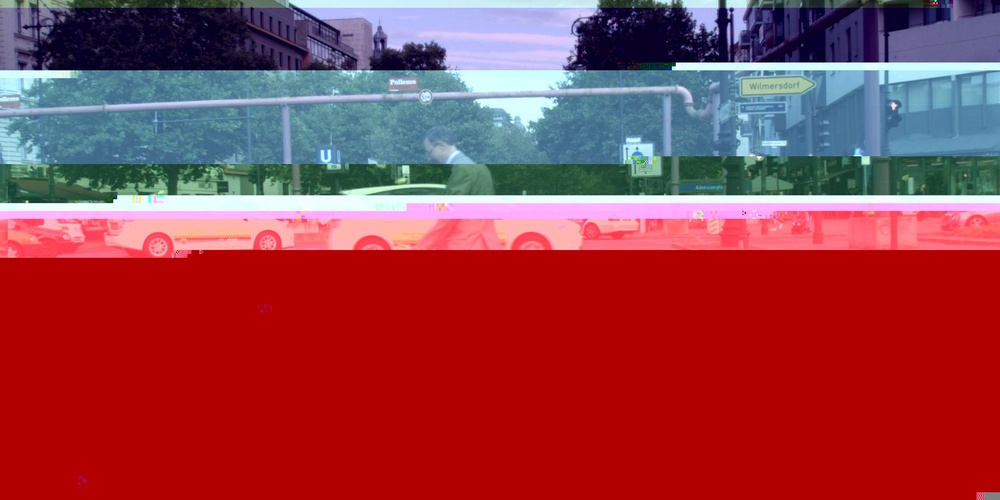
#> input picture Datasets/Cityscape2K/De/berlin_000002_000019_leftImg8bit.jpg, 1000 x 500 px, shrunk from 2048 x 1024 before the run, given as the content of the folder /home/liu/code/EPDN/datasets/Recover/train/trainA, which was not available
$ python prepare_data.py   (older library calls are emulated)
#> lines starting #> are read from the running program, lines starting #| are printed output that depends on the picture
import os
import numpy as np
import cv2
import argparse
import multiprocessing

A = r'/home/liu/code/EPDN/datasets/Recover/train/trainA'
AB = r'/home/liu/code/EPDN/datasets/Recover/train/train2A'

def image_write(file):
#> called with file = 'berlin_000002_000019_leftImg8bit.jpg'
    path_A = A +  r'/' + file
    path_AB = AB + r'/' + file
    im_A = cv2.imread(path_A, 1) # python2: cv2.CV_LOAD_IMAGE_COLOR; python3: cv2.IMREAD_COLOR
#> im_A is the input picture: shape (500, 1000, 3); mean B, G, R 73.2, 62.7, 150.4
    im_B = cv2.imread(path_A, 1) # python2: cv2.CV_LOAD_IMAGE_COLOR; python3: cv2.IMREAD_COLOR
    im_AB = np.concatenate([im_A, im_B], 1)
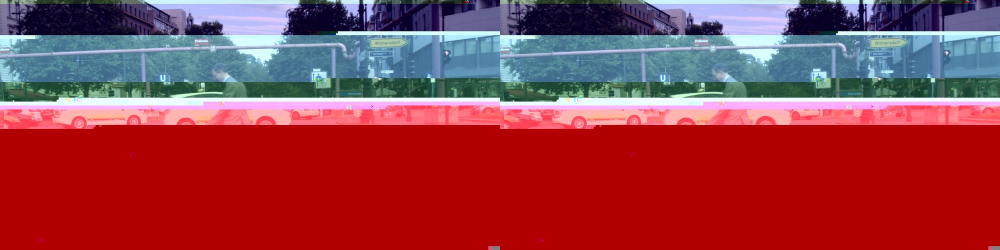
#> im_AB: shape (500, 2000, 3) (shown at 1/2 size); mean B, G, R 73.2, 62.7, 150.4
    cv2.imwrite(path_AB, im_AB)

cores = multiprocessing.cpu_count()
pool = multiprocessing.Pool(processes=8)

for root,dirs,files in os.walk(A):
    pool.map(image_write, files)

$ run again, on Datasets/Cityscape2K/De/berlin_000003_000019_leftImg8bit.jpg
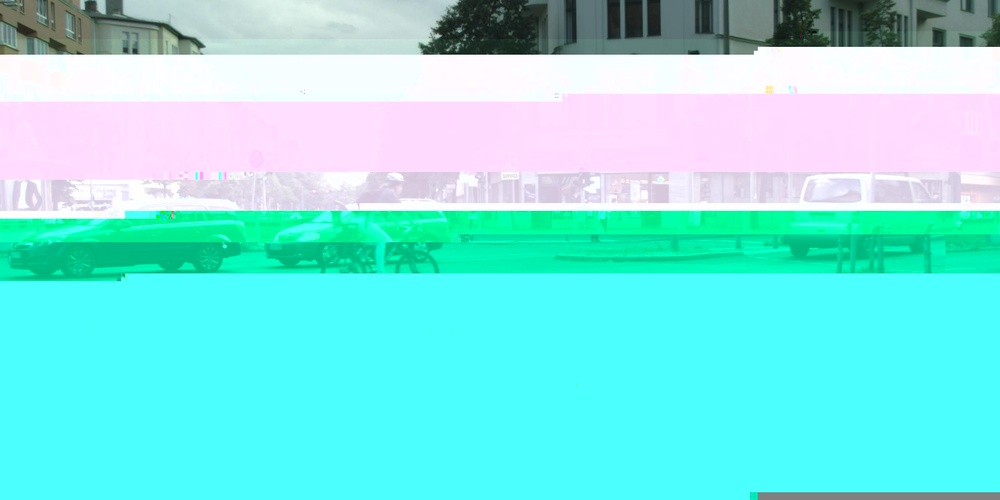
#> input picture Datasets/Cityscape2K/De/berlin_000003_000019_leftImg8bit.jpg, 1000 x 500 px, shrunk from 2048 x 1024 before the run, given as the content of the folder /home/liu/code/EPDN/datasets/Recover/train/trainA, which was not available
#> in image_write, im_A is the input picture: shape (500, 1000, 3); mean B, G, R 227.1, 231, 125.2
#> in image_write, `im_AB = np.concatenate([im_A, im_B], 1)`:
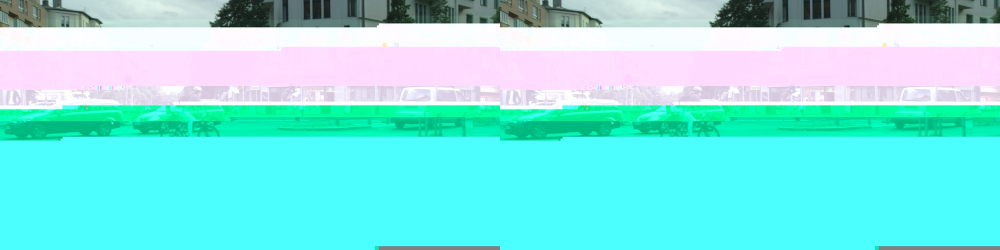
#> im_AB: shape (500, 2000, 3) (shown at 1/2 size); mean B, G, R 227.1, 231, 125.2

$ run again, on Datasets/Cityscape2K/De/berlin_000004_000019_leftImg8bit.jpg
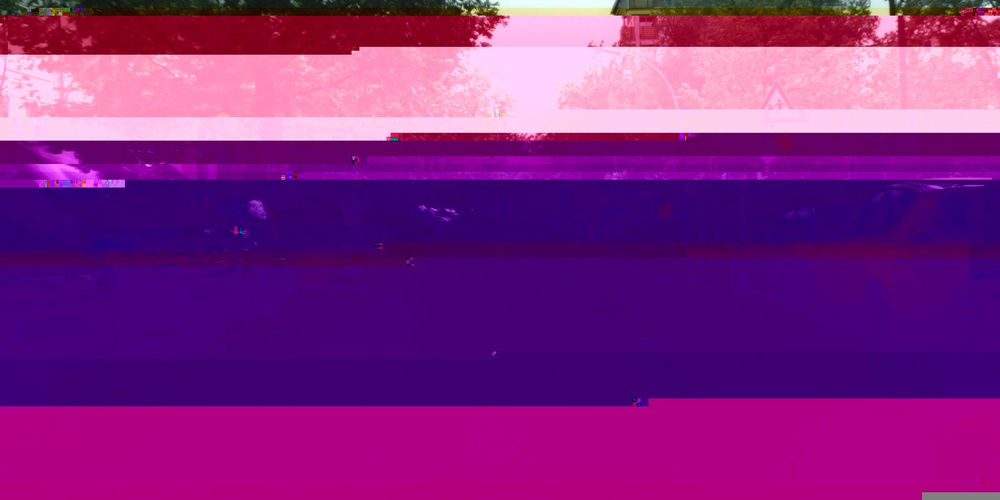
#> input picture Datasets/Cityscape2K/De/berlin_000004_000019_leftImg8bit.jpg, 1000 x 500 px, shrunk from 2048 x 1024 before the run, given as the content of the folder /home/liu/code/EPDN/datasets/Recover/train/trainA, which was not available
#> in image_write, im_A is the input picture: shape (500, 1000, 3); mean B, G, R 131.9, 36.6, 130.9
#> in image_write, `im_AB = np.concatenate([im_A, im_B], 1)`:
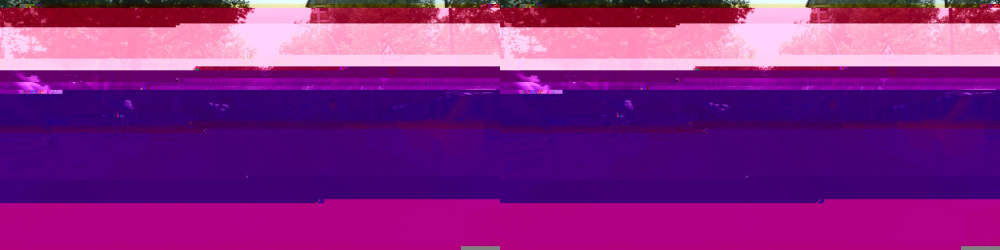
#> im_AB: shape (500, 2000, 3) (shown at 1/2 size); mean B, G, R 131.9, 36.6, 130.9
